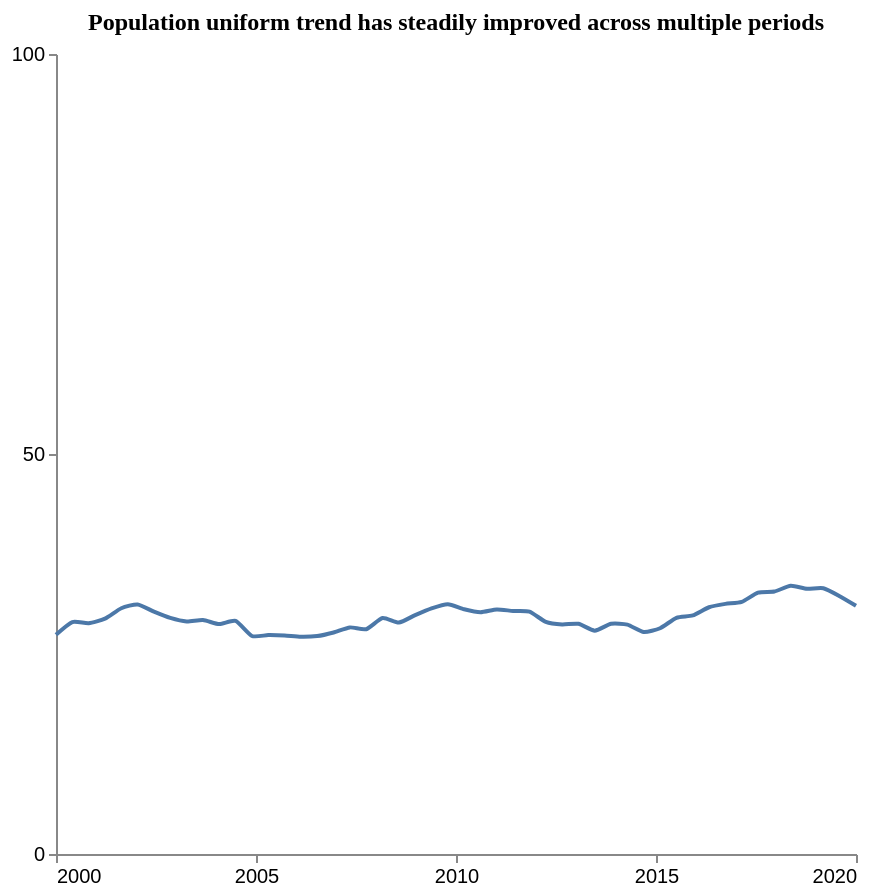

This figure's Vega-Lite source:
### Vega-Lite specification from a JSON file in a GitHub repository (floating-point values rounded to 4 significant figures)
{"$schema": "https://vega.github.io/schema/vega-lite/v5.json", "description": "Pattern: Uniform", "data": {"values": [{"X": 2000.0, "Y": 27.41}, {"X": 2000.0, "Y": 28.99}, {"X": 2001.0, "Y": 28.85}, {"X": 2001.0, "Y": 29.42}, {"X": 2002.0, "Y": 30.72}, {"X": 2002.0, "Y": 31.2}, {"X": 2002.0, "Y": 30.29}, {"X": 2003.0, "Y": 29.51}, {"X": 2003.0, "Y": 29.07}, {"X": 2004.0, "Y": 29.24}, {"X": 2004.0, "Y": 28.74}, {"X": 2004.0, "Y": 29.14}, {"X": 2005.0, "Y": 27.25}, {"X": 2005.0, "Y": 27.36}, {"X": 2006.0, "Y": 27.3}, {"X": 2006.0, "Y": 27.15}, {"X": 2007.0, "Y": 27.24}, {"X": 2007.0, "Y": 27.69}, {"X": 2007.0, "Y": 28.33}, {"X": 2008.0, "Y": 28.1}, {"X": 2008.0, "Y": 29.49}, {"X": 2009.0, "Y": 28.93}, {"X": 2009.0, "Y": 29.86}, {"X": 2009.0, "Y": 30.71}, {"X": 2010.0, "Y": 31.23}, {"X": 2010.0, "Y": 30.59}, {"X": 2011.0, "Y": 30.23}, {"X": 2011.0, "Y": 30.58}, {"X": 2011.0, "Y": 30.37}, {"X": 2012.0, "Y": 30.29}, {"X": 2012.0, "Y": 29.02}, {"X": 2013.0, "Y": 28.7}, {"X": 2013.0, "Y": 28.77}, {"X": 2013.0, "Y": 27.92}, {"X": 2014.0, "Y": 28.78}, {"X": 2014.0, "Y": 28.67}, {"X": 2015.0, "Y": 27.75}, {"X": 2015.0, "Y": 28.22}, {"X": 2016.0, "Y": 29.52}, {"X": 2016.0, "Y": 29.82}, {"X": 2016.0, "Y": 30.84}, {"X": 2017.0, "Y": 31.26}, {"X": 2017.0, "Y": 31.51}, {"X": 2018.0, "Y": 32.67}, {"X": 2018.0, "Y": 32.81}, {"X": 2018.0, "Y": 33.52}, {"X": 2019.0, "Y": 33.16}, {"X": 2019.0, "Y": 33.21}, {"X": 2020.0, "Y": 32.22}, {"X": 2020.0, "Y": 31.02}]}, "mark": {"type": "line", "interpolate": "cardinal", "tension": 0.4}, "encoding": {"x": {"field": "X", "type": "quantitative", "title": "", "axis": {"grid": false, "format": "d", "values": [2000, 2005, 2010, 2015, 2020], "tickSize": 4}, "scale": {"domain": [2000, 2020]}}, "y": {"field": "Y", "type": "quantitative", "title": "", "axis": {"grid": false, "format": "d", "values": [0, 50, 100], "tickSize": 4, "tickOpacity": 1}, "scale": {"domain": [0, 100]}}}, "title": {"text": "Population uniform trend has steadily improved across multiple periods", "anchor": "middle", "font": "Tahoma", "fontSize": 12}, "config": {"lineBreak": "^", "view": {"stroke": null}}, "height": 400, "width": 400, "autosize": "pad"}
